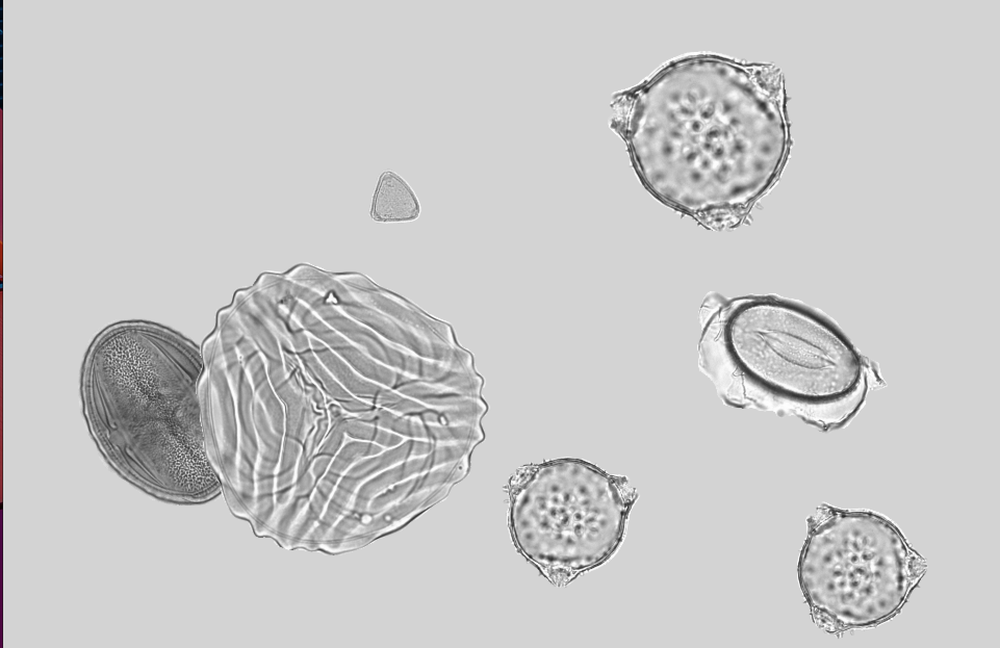
#> input picture recompositron/canvas/test.png, 1000 x 648 px, shrunk from 1922 x 1246 before the run
$ python add_noise.py canvas/test.png
#> lines starting #> are read from the running program, lines starting #| are printed output that depends on the picture
import sys
import os
from skimage import io, util
import matplotlib.pyplot as plt

def noise(path, noise, rows, cols, i):
#> called with path = 'canvas/test.png', noise = 'gaussian', rows = 4, cols = 2, i = 1
    img = io.imread(path)/255.0
    plt.subplot(rows, cols, i)
    if noise is not None:
        n_img = util.random_noise(img, mode=noise)
        plt.imshow(n_img)
    else:
        plt.imshow(img)
    plt.title(noise)
    plt.axis("off")


def main(argv):
    plt.figure(figsize=(18,24))
    r=4
    c=2
    #for filename in os.listdir("canvas/"): pollen_colorized.jpg
    path = os.path.join('canvas/', "test.png")
    print(path)
    noise(path, "gaussian", r, c, 1)
    noise(path, "localvar", r, c, 2)
    noise(path, "poisson", r, c, 3)
    noise(path, "salt", r, c, 4)
    noise(path, "pepper", r, c, 5)
#> in noise (call 5), `n_img = util.random_noise(img, mode=noise)`:
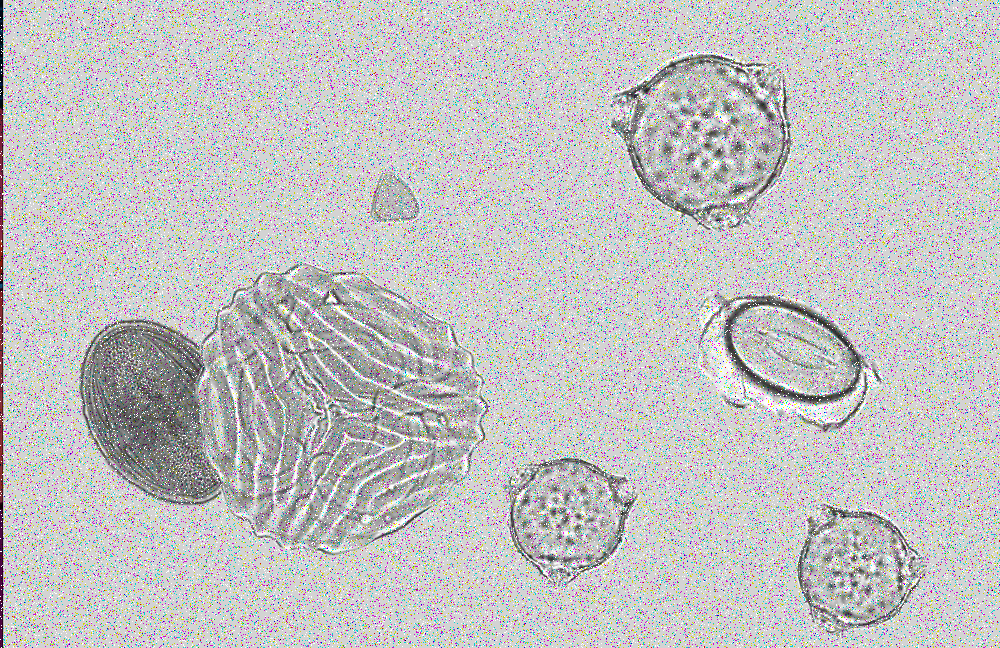
#> n_img: shape (648, 1000, 4) float64; mean R, G, B, A 0.75, 0.749, 0.75, 0.95; transparent parts drawn white
    noise(path, "speckle", r, c, 1)
    noise(path, None, r, c, 8)
    plt.show()

if __name__ == "__main__":
    argv = sys.argv[1:]
    main(argv)
